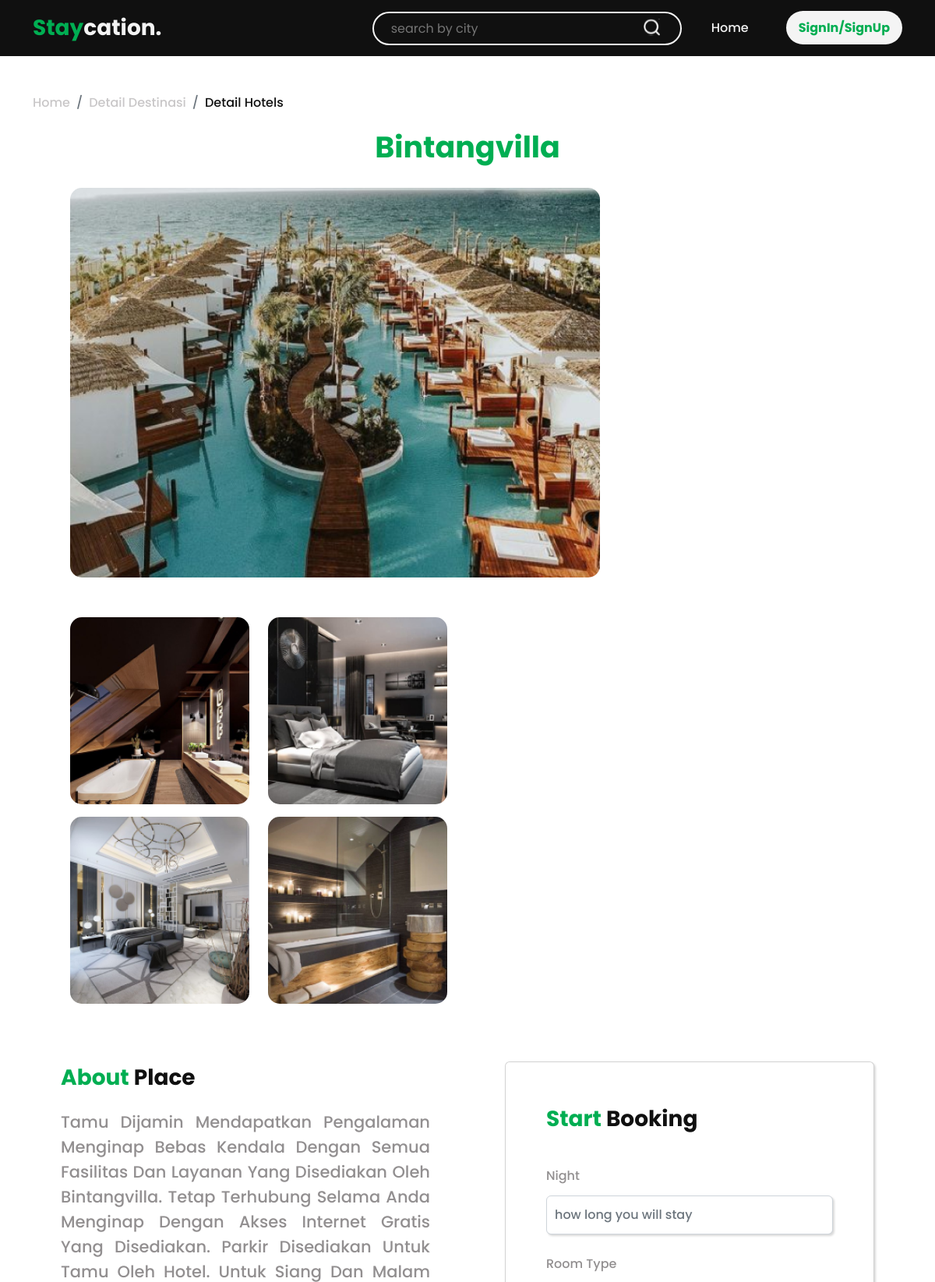
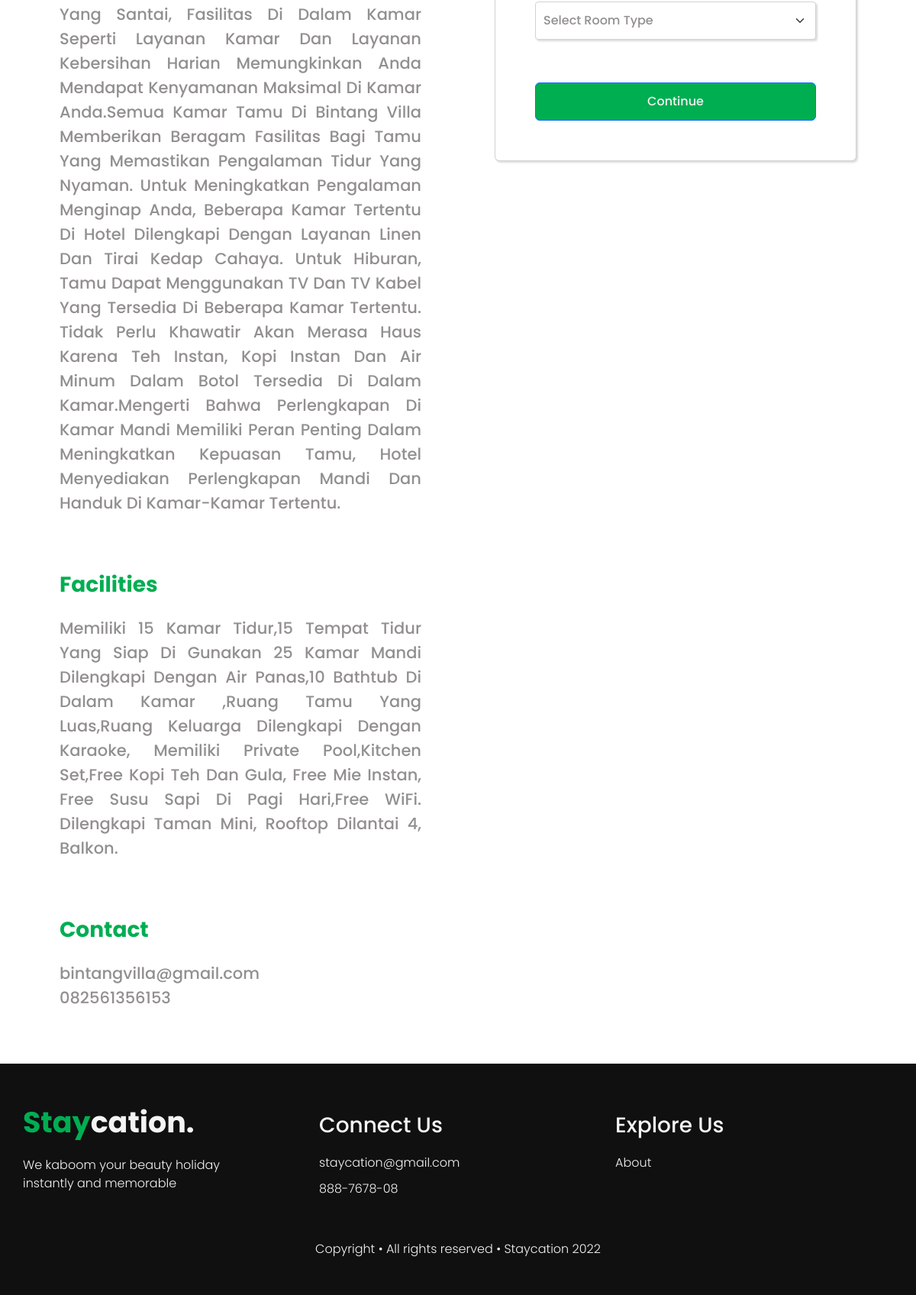
/index.php?include=detail-hotels&hotel=9&data=4, run on the app's committed database (2 pictures, top to bottom).
### tables this page shows
CREATE TABLE `hotel` (
  `id_hotel` int(11) NOT NULL,
  `id_user` int(11) NOT NULL,
  `id_wisata` int(11) NOT NULL,
  `hotel` varchar(100) DEFAULT NULL,
  `bintang_hotel` decimal(11,0) DEFAULT NULL,
  `jarak` int(11) DEFAULT NULL,
  `fasilitas` text DEFAULT NULL,
  `deskripsi_hotel` text DEFAULT NULL,
  `email_hotel` varchar(50) DEFAULT NULL,
  `kontak_hotel` varchar(50) DEFAULT NULL,
  `gambar_hotel` varchar(100) DEFAULT NULL,
  `gambar_interior1` varchar(100) DEFAULT NULL,
  `gambar_interior2` varchar(100) DEFAULT NULL,
  `gambar_interior3` varchar(100) DEFAULT NULL,
  `gambar_interior4` varchar(100) DEFAULT NULL
);

### src/include/detail_hotels.php (the view, shortened to what this page needs)
<?php
if(isset($_GET['data']) && isset($_GET['hotel'])){
    $id_wisata = $_GET['data'];
    $id_hotel = $_GET['hotel'];
    $sql_h = "SELECT `hotel`, `bintang_hotel`, `jarak`, `fasilitas`, `deskripsi_hotel`, `email_hotel`, `kontak_hotel`, `gambar_hotel`, `gambar_interior1`, `gambar_interior2`, `gambar_interior3`, `gambar_interior4` FROM `hotel` WHERE `id_hotel` ='$id_hotel'";
    $query_h = mysqli_query($koneksi, $sql_h);
    while($data_h = mysqli_fetch_row($query_h)){
        $hotel = $data_h[0];
        $fasilitas = $data_h[3];
        $deskripsi_hotel = $data_h[4];
        $email_hotel = $data_h[5];
        $kontak_hotel = $data_h[6];
        $gambar_hotel = $data_h[7];
        $gambar_interior1 = $data_h[8];
        $gambar_interior2 = $data_h[9];
        $gambar_interior3 = $data_h[10];
        $gambar_interior4 = $data_h[11];
    }
}
?>
<link rel="stylesheet" href="assets/css/detail_hotel.css" type="text/css">
    <nav aria-label="breadcrumb" id="breadcrumb">
        <div class="container">
            <ol class="breadcrumb">
                <li class="breadcrumb-item"><a href="index.php?include=home">Home</a></li>
                <li class="breadcrumb-item"><a href="index.php?include=detail-destinasi&data=<?php echo $id_wisata; ?>">Detail Destinasi</a></li>
                <li class="breadcrumb-item active-item" aria-current="page">Detail Hotels
            </ol>
        </div>
    </nav>
    <section id="hero">
        <div class="container">
            <div class="title text-center">
                <h1><?php echo $hotel; ?></h1>
            </div>
            <div class="row h-100" >
                <div class="col-12 col-md-6 col-lg-6 col-sm-12 m-md-4 m-lg-4">
                    <div class="image-big px-lg-4 px-md-4">
                        <img src="assets/img/<?php echo $gambar_hotel; ?>" alt="">
                    </div>
                </div>
                <div class="col-12 col-md-5 col-lg-5 col-sm-12 m-lg-4 m-md-4">
                    <div class="image-sm px-lg-4 px-md-4 d-flex flex-column">
                        <div class="picts-small d-flex flex-row gap-4">
                            <img src="assets/img/<?php echo $gambar_interior1; ?>" alt="">
                            <img src="assets/img/<?php echo $gambar_interior2; ?>" alt="">
                        </div>
                        <div class="picts-small d-flex flex-row mt-md-5 mt-lg-3 gap-4">
                            <img src="assets/img/<?php echo $gambar_interior3; ?>" alt="">
                            <img src="assets/img/<?php echo $gambar_interior4; ?>" alt="">
                        </div>
                    </div>
                </div>
            </div>
        </div>
    </section>
    <section id="hotel-desc">
        <div class="container">
            <div class="row">
                <div class="col-lg-6 px-5">
                    <div class="sub-section">
                        <h1>About <span class="sub-title">Place</span></h1>
                        <h5 style="text-align: justify"><?php echo $deskripsi_hotel; ?></h5>
                    </div>
                    <div class="sub-section">
                        <h1>Facilities <span class="sub-title"></span></h1>
                        <h5 style="text-align: justify"><?php echo $fasilitas; ?></h5>
                    </div>
                    <div class="sub-section">
                        <h1>Contact <span class="sub-title"></span></h1>
                        <h4><?php echo $email_hotel; ?></h4>
                        <h6><?php echo $kontak_hotel; ?></h6>
                    </div>
                </div>
                <div class="col-lg-6 px-5">
                    <div class="card w-100">
                        <div class="card-body">
                            <h1 style="margin-bottom: 40px;">Start <span class="sub-title">Booking</span></h1>
                            <form action="index.php?include=continue-booking" method="post">
                                <div class="mb-3 form-profile">
                                    <label for="exampleInputEmail1" class="form-label label-profile">Night</label>
                                    <input type="int" class="form-control" id="exampleInputEmail1" name="night" aria-describedby="emailHelp" placeholder="how long you will stay">
                                </div>
                                <div class="mb-3 form-profile">
                                    <label for="exampleInputEmail1" class="form-label label-profile">Room Type</label>
                                    <select class="form-select form-select-sm" aria-label=".form-select-sm example" name="id_jenis_kamar">
                                        <option selected>Select room type</option>
                                    </select>
                                </div>
                                <button type="submit" class="btn btn-primary">Continue</button>
                            </form>
                        </div>
                    </div>
                </div>
            </div>
        </div>
    </section>

### src/assets/css/style.css (style rules this page uses)
html, body, div, span, applet, object, iframe, h1, h2, h3, h4, h5, h6, p, blockquote, pre, a, abbr, acronym, address, big, cite, code, del, dfn, em, img, ins, kbd, q, s, samp, small, strike, strong, sub, sup, tt, var, b, u, i, center, dl, dt, dd, ol, ul, li, fieldset, form, label, legend, table, caption, tbody, tfoot, thead, tr, th, td, article, aside, canvas, details, embed, figure, figcaption, footer, header, hgroup, menu, nav, output, ruby, section, summary, time, mark, audio, video { margin: 0; padding: 0; border: 0; font-size: 100%; font: inherit; vertical-align: baseline; }
article, aside, details, figcaption, figure, footer, header, hgroup, menu, nav, section { display: block; }
ol, ul { list-style: none; }
:root { --black : #101010; --black75 : #5C5759; --black50 : #928F90; --black25 : #C9C7C8; --black10 : #E9E9E9; --white : #F4F4F4; --green : #00AE52; }
* { z-index: 3; }
html { scroll-behavior: smooth; }

### src/assets/css/detail_hotel.css (style rules this page uses)
#breadcrumb { padding-top: 10%; }
#breadcrumb .breadcrumb .breadcrumb-item { color: var(--black); font-weight: 500; font-size: 16px; line-height: 24px; }
#breadcrumb .breadcrumb .breadcrumb-item a { text-decoration: none; color: var(--black25); }
#hero .title h1 { font-weight: 700; font-size: 38px; line-height: 57px; margin-top: 10px; color: var(--green); text-transform: capitalize; }
#hero .image-big img, #hero .image-sm img { border-radius: 15px; -webkit-border-radius: 15px; -moz-border-radius: 15px; -ms-border-radius: 15px; -o-border-radius: 15px; }
#hotel-desc { margin-top: 50px; }
#hotel-desc h1 { font-weight: 700; font-size: 28px; line-height: 42px; color: var(--green); }
#hotel-desc h1 .sub-title { color: var(--black); }
#hotel-desc .sub-section { margin-bottom: 70px; }
#hotel-desc .sub-section h5 { font-weight: 500; font-size: 21px; line-height: 32px; color: var(--black50); margin-top: 20px; text-transform: capitalize; }
#hotel-desc .sub-section h4 { font-weight: 500; font-size: 21px; line-height: 32px; color: var(--black50); margin-top: 20px; }
#hotel-desc .sub-section h6 { font-weight: 500; font-size: 21px; line-height: 32px; color: var(--black50); text-transform: capitalize; }
#hotel-desc .card { padding: 36px; box-shadow: rgba(0, 0, 0, 0.15) 1.95px 1.95px 2.6px; }
#hotel-desc .form-profile .label-profile { font-weight: 500; font-size: 16px; line-height: 24px; color: var(--black50); }
#hotel-desc .form-profile input { font-weight: 500; font-size: 16px; line-height: 24px; color: var(--black50); margin-top: 5px; margin-bottom: 26px; padding: 12px 10px; box-shadow: rgba(0, 0, 0, 0.15) 1.95px 1.95px 2.6px; }
#hotel-desc .form-profile select { font-weight: 500; font-size: 16px; line-height: 24px; color: var(--black50); margin-top: 5px; margin-bottom: 26px; padding: 12px 10px; text-transform: capitalize; box-shadow: rgba(0, 0, 0, 0.15) 1.95px 1.95px 2.6px; }
#hotel-desc form { margin-top: 10px; }
#hotel-desc .btn-primary { background-color: var(--green); margin-top: 30px; padding: 12px 8%; font-weight: 500; font-size: 16px; line-height: 24px; color: var(--white); width: 100%; }

### data on the page
hotel: hotel "Bintangvilla", gambar_hotel (picture), gambar_interior1 (picture), gambar_interior2 (picture), gambar_interior3 (picture), gambar_interior4 (picture), deskripsi_hotel "Tamu Dijamin Mendapatkan Pengalaman Menginap Bebas Kendala Dengan Semua Fasilitas Dan Layanan Yang Disediakan Oleh Bintangvilla. Tetap Terhubung Selama Anda Menginap Dengan Akses Internet Gratis Yang Disediakan. Parkir Disediakan Untuk Tamu Oleh Hotel. Untuk Siang Dan Malam Yang Santai, Fasilitas Di Dalam Kamar Seperti Layanan Kamar Dan Layanan Kebersihan Harian Memungkinkan Anda Mendapat Kenyamanan Maksimal Di Kamar Anda.Semua Kamar Tamu Di Bintang Villa Memberikan Beragam Fasilitas Bagi Tamu Yang Memastikan Pengalaman Tidur Yang Nyaman. Untuk Meningkatkan Pengalaman Menginap Anda, Beberapa Kamar Tertentu Di Hotel Dilengkapi Dengan Layanan Linen Dan Tirai Kedap Cahaya. Untuk Hiburan, Tamu…", fasilitas "Memiliki 15 Kamar Tidur,15 Tempat Tidur Yang Siap Di Gunakan 25 Kamar Mandi Dilengkapi Dengan Air Panas,10 Bathtub Di Dalam Kamar ,Ruang Tamu Yang Luas,Ruang Keluarga Dilengkapi Dengan Karaoke, Memiliki Private Pool,Kitchen Set,Free Kopi Teh Dan Gula, Free Mie Instan, Free Susu Sapi Di Pagi Hari,Free WiFi. Dilengkapi Taman Mini, Rooftop Dilantai 4, Balkon.", email_hotel "bintangvilla@gmail.com", kontak_hotel "082561356153"
